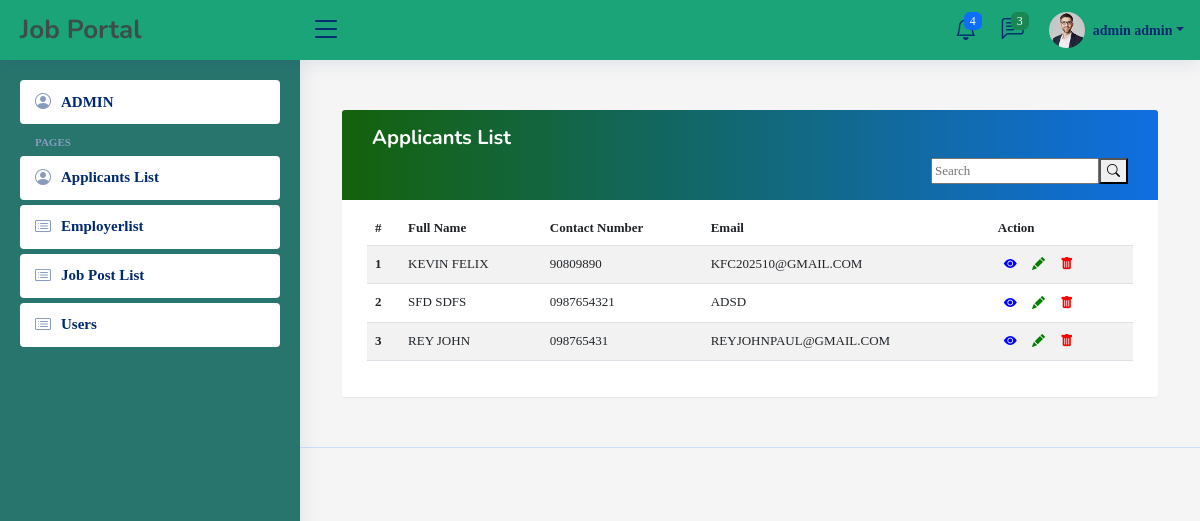
The page /admin panel/applicantlist.php (signed in) on the database as committed earlier.
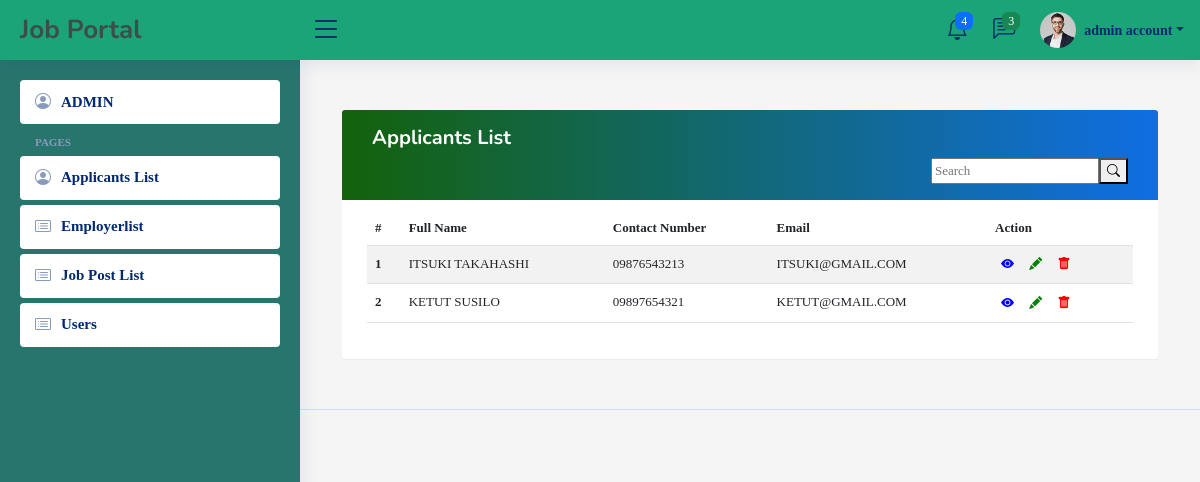
The same page on the database as committed later.
### tables this page shows
CREATE TABLE `users` (
  `user_id` int(100) NOT NULL,
  `user_fname` varchar(100) NOT NULL,
  `user_lname` varchar(100) NOT NULL,
  `user_contact` varchar(11) NOT NULL,
  `user_email` varchar(100) NOT NULL,
  `address` varchar(100) NOT NULL,
  `user_password` varchar(255) NOT NULL,
  `user_role_id` int(11) NOT NULL
);

### admin panel/classes/CONFIGDB.php (called while the page is built, shortened)
<?php
	class CONFIGDB
	{
		private $_host = 'localhost';
		private $_username = 'root';
		private $_password = '';
		private $_database = 'job_portal_db';
		protected $connection;
		public function __construct()
		{
			if (!isset($this->connection)) {
				$this->connection = new mysqli($this->_host, $this->_username, $this->_password, $this->_database);
			}
			return $this->connection;
		}
	}
?>

### admin panel/classes/CRUDAPI.php (called while the page is built, shortened)
<?php
include_once 'CONFIGDB.php';
class CRUDAPI extends CONFIGDB
{
	public function getData($query)
	{
		$result = $this->connection->query($query);
		$rows = array();
		while ($row = $result->fetch_assoc()) {
			$rows[] = $row;
		}
		return $rows;
	}
}
?>

### admin panel/applicantlist.php (the view, shortened to what this page needs)
<?php
    include_once("classes/CRUDAPI.php");
  ?>
<?php include('layouts/head.php'); ?>
<?php include('layouts/header.php'); ?>
<?php include('layouts/sidebar.php'); ?>
<div class="container">
      <div class="table-wrapper">
        <div class="table-title">
          <div class="row">
            <div class="col-md-12">
          <h5><b>Applicants List</b></h5>
          <div class="search-bar" style="float:right;">
      <form class="search-form d-flex align-items-center" method="POST" action="#">
        <input type="text" name="query" placeholder="Search" title="Enter search keyword">
        <button type="submit" title="Search"><i class="bi bi-search"></i></button>
      </form>
      </div>
        </div>
      </div>
    </div>
       <table class="table table-striped table-hover">
            <thead>
              <tr>
                   <th scope="col">#</th>
                   <th scope="col">Full Name</th>
                   <th scope="col">Contact Number</th>
                   <th scope="col">Email</th>
                   <th scope="col">Action</th>
            </thead>
            <tbody>
                <?php
              $query = "SELECT * FROM `users` LEFT JOIN roles ON roles.id = users.user_role_id where users.user_role_id = 4";
              $result = $crudapi->getData($query);
              $number = 1;
              foreach ($result as $key => $data) {
                ?>
       <tr>
              <th scope="row"><?php echo $number; ?></th>
              <td><?php echo strtoupper($data["user_fname"]." ".$data["user_lname"]); ?></td>
              <td><?php echo strtoupper($data["user_contact"]) ?></td>
              <td><?php echo strtoupper($data["user_email"]) ?></td>
              <td>
                       <div class="items-link items-link2 f-right">
                          <button type="button" data-id="<?php echo $data['user_id']; ?>" id="view" style="border: transparent; color: blue; background: transparent;"><i class="bi bi-eye-fill"></i></button>
                          <button type="button" data-id="<?php echo $data['user_id']; ?>" id="editbtn" style="border: transparent; color: green; background: transparent;"><i class="bi bi-pencil-fill"></i></button>
                       <button type="button" data-id="<?php echo $data['user_id']; ?>" id="deletebtn" style="border: transparent; color: red; background: transparent;"> <i class="bi bi-trash-fill"></i></button>
                       </div>
              </td>
              </tr>
          <?php $number++; } ?>
        </tbody>
      </table>
</div>
</div>
                <body style="align-items:center;">
<?php include('layouts/footer.php'); ?>

### admin panel/layouts/head.php (shortened to what this page needs)
<!DOCTYPE html>
<html lang="en">
<head>
  <link href="assets/vendor/bootstrap/css/bootstrap.min.css" rel="stylesheet">
  <link href="assets/vendor/bootstrap-icons/bootstrap-icons.css" rel="stylesheet">
  <link href="assets/vendor/boxicons/css/boxicons.min.css" rel="stylesheet">
  <link href="assets/vendor/quill/quill.snow.css" rel="stylesheet">
  <link href="assets/vendor/quill/quill.bubble.css" rel="stylesheet">
  <link href="assets/vendor/remixicon/remixicon.css" rel="stylesheet">
  <link href="assets/vendor/simple-datatables/style.css" rel="stylesheet">
  <link href="assets/css/style.css" rel="stylesheet">
</head>
<body>

### admin panel/layouts/header.php (shortened to what this page needs)
<?php
include_once("./classes/CRUDAPI.php");
$crudapi = new CRUDAPI();
?>
<header id="header" class="header fixed-top d-flex align-items-center" style="background-color:#1AA478;">
    <div class="d-flex align-items-center justify-content-between">
      <a href="index.html" class="logo d-flex align-items-center">
        <span class="d-none d-lg-block" style="color:#3d4d4b;">Job Portal</span>
      </a>
      <i class="bi bi-list toggle-sidebar-btn"></i>
    </div>
    <nav class="header-nav ms-auto">
      <ul class="d-flex align-items-center">
        <li class="nav-item dropdown">
          <a class="nav-link nav-icon" href="#" data-bs-toggle="dropdown">
            <i class="bi bi-bell"></i>
            <span class="badge bg-primary badge-number">4</span>
          </a>
        </li>
        <li class="nav-item dropdown">
          <a class="nav-link nav-icon" href="#" data-bs-toggle="dropdown">
            <i class="bi bi-chat-left-text"></i>
            <span class="badge bg-success badge-number">3</span>
          </a>
        </li>
        <li class="nav-item dropdown pe-3">
          <a class="nav-link nav-profile d-flex align-items-center pe-0" href="#" data-bs-toggle="dropdown">
            <img src="assets/img/profile-img.jpg" alt="Profile" class="rounded-circle">
            <span class="d-none d-md-block dropdown-toggle ps-2"><?php echo  $_SESSION['FULLNAME'];?></span>
          </a>
        </li>
      </ul>
    </nav>
  </header>

### admin panel/layouts/sidebar.php
<aside id="sidebar" class="sidebar" style="background-color:#28756e;">
    <ul class="sidebar-nav" id="sidebar-nav">
       <li class="nav-item">
        <a class="nav-link collapsed" href="applicantlist.php">
          <i class="bi bi-person-circle"></i>
          <span>ADMIN</span>
        </a>
      </li>
      <li class="nav-heading">Pages</li>
    <li class="nav-item">
        <a class="nav-link collapsed" href="applicantlist.php">
          <i class="bi bi-person-circle"></i>
          <span>Applicants List</span>
        </a>
      </li>
       <li class="nav-item">
        <a class="nav-link collapsed" href="employerlist.php">
          <i class="bi bi-card-list"></i>
          <span>Employerlist</span>
        </a>
      </li>
      <li class="nav-item">
        <a class="nav-link collapsed" href="jobpostlist.php">
          <i class="bi bi-card-list"></i>
          <span>Job Post List</span>
        </a>
      </li>
      <li class="nav-item">
        <a class="nav-link collapsed" href="userslist.php">
          <i class="bi bi-card-list"></i>
          <span>Users</span>
        </a>
      </li>
    </ul>
  </aside>
  <main id="main" class="main">

### admin panel/layouts/footer.php (shortened to what this page needs)
</main>
  <footer id="footer" class="footer">
    <div class="credits">
    </div>
  </footer>
</body>
</html>

### admin panel/assets/css/style.css (style rules this page uses)
:root { scroll-behavior: smooth; }
body { font-family: "Open Sans", sans-serif; background: #f6f9ff; color: #444444; }
a { color: #4154f1; text-decoration: none; }
h1, h2, h3, h4, h5, h6 { font-family: "Nunito", sans-serif; }
#main { margin-top: 60px; padding: 20px 30px; transition: all 0.3s; }
.logo { line-height: 1; }
@media (min-width: 1200px) { .logo { width: 280px; } }
.logo span { font-size: 26px; font-weight: 700; color: #012970; font-family: "Nunito", sans-serif; }
.header { transition: all 0.5s; z-index: 997; height: 60px; box-shadow: 0px 2px 20px rgba(1, 41, 112, 0.1); background-color: #1AA478; padding-left: 20px; }
.header .toggle-sidebar-btn { font-size: 32px; padding-left: 10px; cursor: pointer; color: #012970; }
.header-nav ul { list-style: none; }
.header-nav>ul { margin: 0; padding: 0; }
.header-nav .nav-icon { font-size: 22px; color: #012970; margin-right: 25px; position: relative; }
.header-nav .nav-profile { color: #012970; }
.header-nav .nav-profile img { max-height: 36px; }
.header-nav .nav-profile span { font-size: 14px; font-weight: 600; }
.header-nav .badge-number { position: absolute; inset: -2px -5px auto auto; font-weight: normal; font-size: 12px; padding: 3px 6px; }
.sidebar { position: fixed; top: 60px; left: 0; bottom: 0; width: 300px; z-index: 996; transition: all 0.3s; padding: 20px; overflow-y: auto; scrollbar-width: thin; scrollbar-color: #aab7cf transparent; box-shadow: 0px 0px 20px rgba(1, 41, 112, 0.1); background-color: #fff; }
@media (min-width: 1200px) { #main, #footer { margin-left: 300px; } }
.sidebar-nav { padding: 0; margin: 0; list-style: none; }
.sidebar-nav li { padding: 0; margin: 0; list-style: none; }
.sidebar-nav .nav-item { margin-bottom: 5px; }
.sidebar-nav .nav-heading { font-size: 11px; text-transform: uppercase; color: #899bbd; font-weight: 600; margin: 10px 0 5px 15px; }
.sidebar-nav .nav-link { display: flex; align-items: center; font-size: 15px; font-weight: 600; color: #4154f1; transition: 0.3; background: #408a83; padding: 10px 15px; border-radius: 4px; }
.sidebar-nav .nav-link i { font-size: 16px; margin-right: 10px; color: #4154f1; }
.sidebar-nav .nav-link.collapsed { color: #012970; background: #fff; }
.sidebar-nav .nav-link.collapsed i { color: #899bbd; }
.footer { padding: 20px 0; font-size: 14px; transition: all 0.3s; border-top: 1px solid #cddfff; }
.footer .credits { padding-top: 5px; text-align: center; font-size: 13px; color: #012970; }

### admin panel/applicantlist.php (style rules this page uses)
body { color: #566787; background:#f5f5f5; font-family: 'varela round', Sans-seif; font-size: 13px; }
.table-wrapper { background: #fff; padding: 20px 25px; margin: 30px 0; border-radius: 3px; box-shadow: 0 1px 1px rgba(0,0,0,.05); }
.table-title { padding-bottom: 15px; background: linear-gradient(to right, #14620b, #106ee3); color: #fff; padding: 16px 30px; margin: -20px -25px 10px; border-radius: 3px 3px 0 0; }

Rows that differ between the two databases and show on the page:
removed users: user_fname+user_lname "KEVIN FELIX", user_contact "90809890", user_email "KFC202510@GMAIL.COM"
removed users: user_fname+user_lname "SFD SDFS", user_contact "0987654321", user_email "ADSD"
removed users: user_fname+user_lname "REY JOHN", user_contact "098765431", user_email "REYJOHNPAUL@GMAIL.COM"
added users: user_fname+user_lname "ITSUKI TAKAHASHI", user_contact "09876543213", user_email "ITSUKI@GMAIL.COM"
added users: user_fname+user_lname "KETUT SUSILO", user_contact "09897654321", user_email "KETUT@GMAIL.COM"
Other text that changed with them:
$_SESSION['FULLNAME']: "admin admin" → "admin account"
